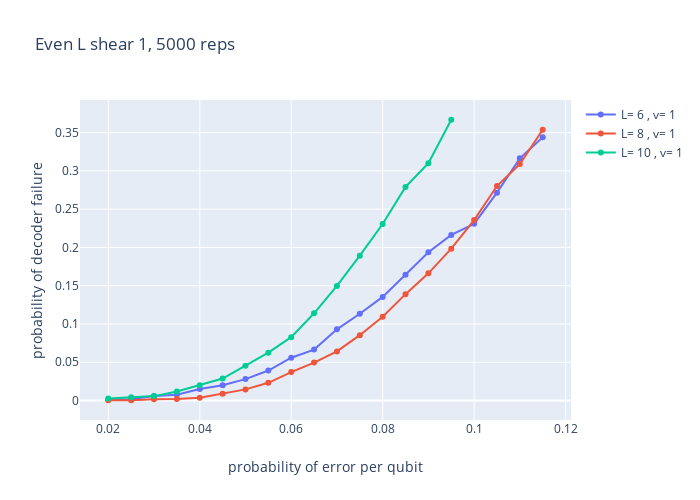

Notebook code cell kept with this figure:
### Code cell
# for even systems with shear=1 #
# waiting for results for (10, 1) which is running on the laptop
x = list(np.arange(0.02, 0.12, 0.005))
y = {(6, 1): [0.001, 0.0018, 0.006, 0.0076, 0.0152, 0.02, 0.028, 0.0392, 0.056, 0.0666, 0.093, 0.1134, 0.1354, 0.1642, 0.1938, 0.2164, 0.2308, 0.2716, 0.3164, 0.344],    
    (8, 1): [0.0004, 0.0004, 0.0018, 0.002, 0.0038, 0.009, 0.0146, 0.0232, 0.0372, 0.0496, 0.0642, 0.0854, 0.1094, 0.139, 0.1662, 0.1984, 0.2358, 0.2802, 0.309, 0.3538],
    (10, 1): [0.0028, 0.0042, 0.0058, 0.0118, 0.02, 0.0288, 0.0456, 0.0626, 0.0828, 0.114, 0.1498, 0.1892, 0.2306, 0.279, 0.31, 0.3668]}
plot_plotly_both(x, y, [6, 8, 10], [1], 'Even L shear 1, 5000 reps')
